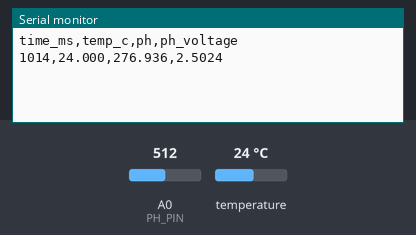
Bench run of a sketch on a simulated Arduino Uno, built with avr-gcc and run on an emulated ATmega328P. On the bench: the last lines printed to the serial monitor. The inputs (shaded band) are chosen by the test bench; at power-on: temperature 24 °C, A0 (PH_PIN) = 512.

Above: at 2.2 s.
2.3 s: temperature set to 12 °C
At 4.5 s:
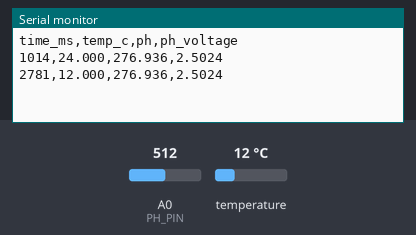
4.8 s: A0 (PH_PIN) set to 716
At 5.8 s:
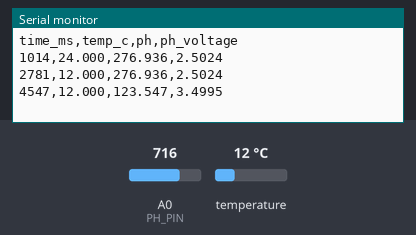
7.3 s: temperature set to 19 °C
At 9.6 s:
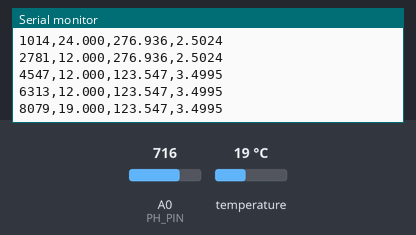
9.8 s: A0 (PH_PIN) set to 900
At 11.0 s:
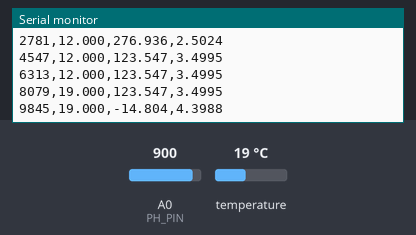
Timing chart, 0 to 12.8 s (numbered marks = the images above; inputs shaded):
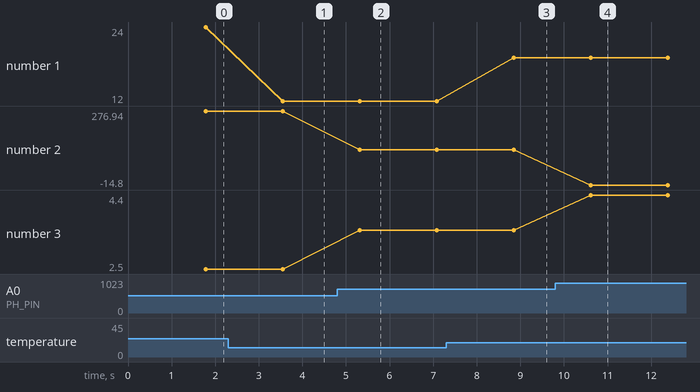

The sketch:

ph_temp_both.ino
```cpp
#include <OneWire.h>
#include <DallasTemperature.h>

// ----- Pin assignments -----
#define ONE_WIRE_BUS 13    // DS18B20 data pin
const int PH_PIN = A0;     // Gravity pH sensor analog output

// ----- OneWire + DS18B20 objects -----
OneWire oneWire(ONE_WIRE_BUS);
DallasTemperature tempSensor(&oneWire);

// ----- Temperature offset - NOT NEEDED -----
// Default = 0.0 (no correction).
float tempOffset = 0.0;

// ----- pH calibration parameters -----
// Use calibration across buffer solution to retrieve values.
float phSlope  = -153.84;   // pH per volt (example rough value)
float phOffset = 658.912 + 3;   // pH offset

bool headerPrinted = false;

void setup() {
  Serial.begin(9600);
  delay(1000); // allow Serial to come up

  tempSensor.begin();
  pinMode(PH_PIN, INPUT);
}

void loop() {
  // Print CSV header once
  if (!headerPrinted) {
    Serial.println("time_ms,temp_c,ph,ph_voltage");
    headerPrinted = true;
  }

  // ----- Timestamp -----
  unsigned long t = millis();

  // ----- Read temperature (DS18B20) -----
  tempSensor.requestTemperatures();           // blocking read, ~750ms at 12-bit
  float rawTempC = tempSensor.getTempCByIndex(0);
  float correctedTempC = rawTempC + tempOffset;

  // ----- Read pH (analog) -----
  int phRaw = analogRead(PH_PIN);            // 0–1023
  float phVoltage = phRaw * (5.0 / 1023.0);  // assuming 5V reference
  float phValue = phSlope * phVoltage + phOffset;

  // ----- CSV output: time_ms,temp_c,ph,ph_voltage -----
  Serial.print(t);
  Serial.print(",");

  // Temp (handle DS18B20 disconnect)
  if (rawTempC == DEVICE_DISCONNECTED_C) {
    Serial.print("NaN");
  } else {
    Serial.print(correctedTempC, 3);
  }
  Serial.print(",");

  // pH and voltage
  Serial.print(phValue, 3);
  Serial.print(",");
  Serial.println(phVoltage, 4);

  // 1 reading per second
  delay(1000);
}
```

Measured:
- after the input at 2.3 s, the serial monitor: prints a new line after 1.2 s (image 1)
- after the input at 4.8 s, the serial monitor: prints a new line after 0.51 s (image 2)
- after the input at 7.3 s, the serial monitor: prints a new line after 1.5 s (image 3)
- after the input at 9.8 s, the serial monitor: prints a new line after 0.81 s (image 4)
- plotted number 1: 24 → 12 after the input at 2.3 s, 12 → 19 after the input at 7.3 s
- plotted number 2: 276.94 → 123.55 after the input at 4.8 s, 123.55 → -14.8 after the input at 9.8 s
- plotted number 3: 2.5 → 3.5 after the input at 4.8 s, 3.5 → 4.4 after the input at 9.8 s
